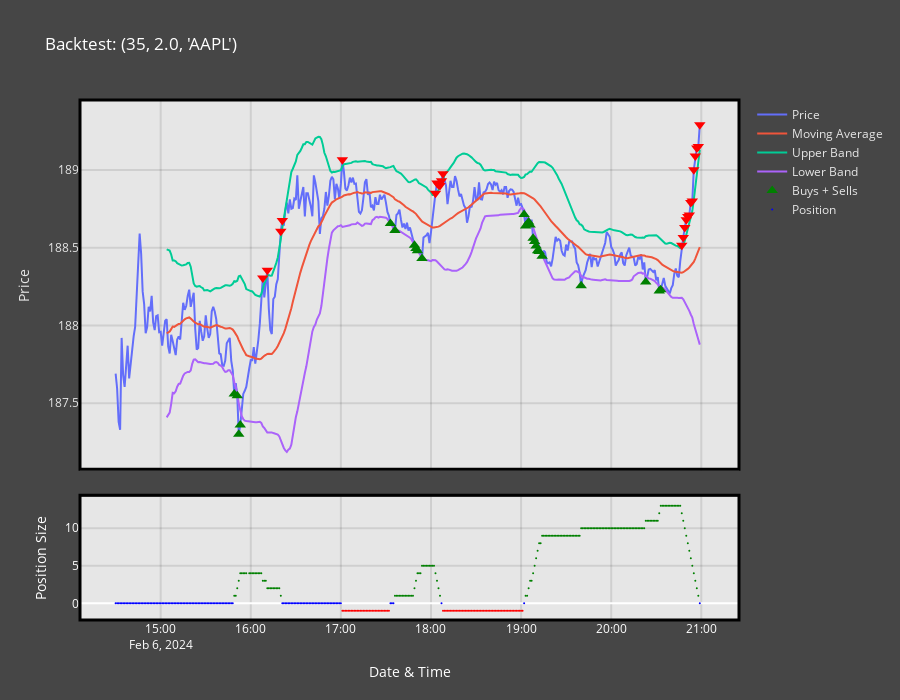

Here is the notebook cell this chart was saved with:
### Code cell
Plotting(Portfolio, Signals, (35, 2.0, "AAPL"))

### Figure 1 — Plotly figure (JSON) as saved in the notebook; plotly's stock layout.template omitted (floating-point values rounded to 4 significant figures; data arrays with more than 128 entries replaced by an {"elided": "..."} marker saying what was removed)
{"data": [{"mode": "lines", "name": "Price", "type": "scatter", "x": {"elided": "389 str values"}, "xaxis": "x", "y": {"elided": "389 float values"}, "yaxis": "y"}, {"mode": "lines", "name": "Moving Average", "type": "scatter", "x": {"elided": "389 str values"}, "xaxis": "x", "y": {"elided": "389 float values"}, "yaxis": "y"}, {"mode": "lines", "name": "Upper Band", "type": "scatter", "x": {"elided": "389 str values"}, "xaxis": "x", "y": {"elided": "389 float values"}, "yaxis": "y"}, {"mode": "lines", "name": "Lower Band", "type": "scatter", "x": {"elided": "389 str values"}, "xaxis": "x", "y": {"elided": "389 float values"}, "yaxis": "y"}, {"marker": {"color": ["green", "green", "green", "green", "red", "red", "red", "red", "red", "green", "green", "green", "green", "green", "green", "red", "red", "red", "red", "red", "red", "green", "green", "green", "green", "green", "green", "green", "green", "green", "green", "green", "green", "green", "green", "red", "red", "red", "red", "red", "red", "red", "red", "red", "red", "red", "red", "red"], "size": 10, "symbol": ["triangle-up", "triangle-up", "triangle-up", "triangle-up", "triangle-down", "triangle-down", "triangle-down", "triangle-down", "triangle-down", "triangle-up", "triangle-up", "triangle-up", "triangle-up", "triangle-up", "triangle-up", "triangle-down", "triangle-down", "triangle-down", "triangle-down", "triangle-down", "triangle-down", "triangle-up", "triangle-up", "triangle-up", "triangle-up", "triangle-up", "triangle-up", "triangle-up", "triangle-up", "triangle-up", "triangle-up", "triangle-up", "triangle-up", "triangle-up", "triangle-up", "triangle-down", "triangle-down", "triangle-down", "triangle-down", "triangle-down", "triangle-down", "triangle-down", "triangle-down", "triangle-down", "triangle-down", "triangle-down", "triangle-down", "triangle-down"]}, "mode": "markers", "name": "Buys + Sells", "type": "scatter", "x": ["2024-02-06T15:49:00+00:00", "2024-02-06T15:51:00+00:00", "2024-02-06T15:52:00+00:00", "2024-02-06T15:53:00+00:00", "2024-02-06T16:08:00+00:00", "2024-02-06T16:11:00+00:00", "2024-02-06T16:20:00+00:00", "2024-02-06T16:21:00+00:00", "2024-02-06T17:01:00+00:00", "2024-02-06T17:33:00+00:00", "2024-02-06T17:36:00+00:00", "2024-02-06T17:49:00+00:00", "2024-02-06T17:50:00+00:00", "2024-02-06T17:51:00+00:00", "2024-02-06T17:54:00+00:00", "2024-02-06T18:03:00+00:00", "2024-02-06T18:04:00+00:00", "2024-02-06T18:05:00+00:00", "2024-02-06T18:06:00+00:00", "2024-02-06T18:07:00+00:00", "2024-02-06T18:08:00+00:00", "2024-02-06T19:02:00+00:00", "2024-02-06T19:03:00+00:00", "2024-02-06T19:05:00+00:00", "2024-02-06T19:06:00+00:00", "2024-02-06T19:08:00+00:00", "2024-02-06T19:09:00+00:00", "2024-02-06T19:10:00+00:00", "2024-02-06T19:11:00+00:00", "2024-02-06T19:12:00+00:00", "2024-02-06T19:14:00+00:00", "2024-02-06T19:40:00+00:00", "2024-02-06T20:23:00+00:00", "2024-02-06T20:32:00+00:00", "2024-02-06T20:33:00+00:00", "2024-02-06T20:47:00+00:00", "2024-02-06T20:48:00+00:00", "2024-02-06T20:49:00+00:00", "2024-02-06T20:50:00+00:00", "2024-02-06T20:51:00+00:00", "2024-02-06T20:52:00+00:00", "2024-02-06T20:53:00+00:00", "2024-02-06T20:54:00+00:00", "2024-02-06T20:55:00+00:00", "2024-02-06T20:56:00+00:00", "2024-02-06T20:57:00+00:00", "2024-02-06T20:58:00+00:00", "2024-02-06T20:59:00+00:00"], "xaxis": "x", "y": [187.6, 187.5, 187.3, 187.4, 188.3, 188.4, 188.6, 188.7, 189.1, 188.7, 188.6, 188.5, 188.5, 188.5, 188.4, 188.8, 188.9, 188.9, 188.9, 188.9, 189.0, 188.7, 188.6, 188.7, 188.6, 188.6, 188.5, 188.5, 188.5, 188.5, 188.4, 188.3, 188.3, 188.2, 188.2, 188.5, 188.6, 188.6, 188.7, 188.7, 188.7, 188.8, 188.8, 189.0, 189.1, 189.1, 189.1, 189.3], "yaxis": "y"}, {"marker": {"color": {"elided": "389 str values"}, "size": 2}, "mode": "markers", "name": "Position", "type": "scatter", "x": {"elided": "389 str values"}, "xaxis": "x2", "y": {"elided": "389 int values"}, "yaxis": "y2"}], "layout": {"height": 700, "legend": {"font": {"color": "rgba(230,230,230,1)"}}, "paper_bgcolor": "rgba(70,70,70,1)", "plot_bgcolor": "rgba(230,230,230,1)", "shapes": [{"line": {"color": "black", "width": 3}, "type": "rect", "x0": 0, "x1": 1, "xref": "paper", "y0": 0.29, "y1": 1, "yref": "paper"}, {"line": {"color": "black", "width": 3}, "type": "rect", "x0": 0, "x1": 1, "xref": "paper", "y0": 0, "y1": 0.24, "yref": "paper"}], "title": {"font": {"color": "white"}, "text": "Backtest: (35, 2.0, 'AAPL')"}, "xaxis": {"anchor": "y", "domain": [0, 1], "gridcolor": "rgba(0,0,0,0.1)", "gridwidth": 2, "matches": "x2", "showticklabels": false, "tickfont": {"color": "white"}, "title": {"font": {"color": "white"}}}, "xaxis2": {"anchor": "y2", "domain": [0, 1], "gridcolor": "rgba(0,0,0,0.1)", "gridwidth": 2, "tickfont": {"color": "white"}, "title": {"font": {"color": "white"}, "text": "Date & Time"}}, "yaxis": {"anchor": "x", "domain": [0.2875, 1.0], "gridcolor": "rgba(0,0,0,0.1)", "gridwidth": 2, "tickfont": {"color": "rgba(230,230,230,1)"}, "title": {"font": {"color": "rgba(230,230,230,1)"}, "text": "Price"}}, "yaxis2": {"anchor": "x2", "domain": [0, 0.2375], "gridcolor": "rgba(0,0,0,0.1)", "gridwidth": 2, "tickfont": {"color": "white"}, "title": {"font": {"color": "white"}, "text": "Position Size"}}}}
